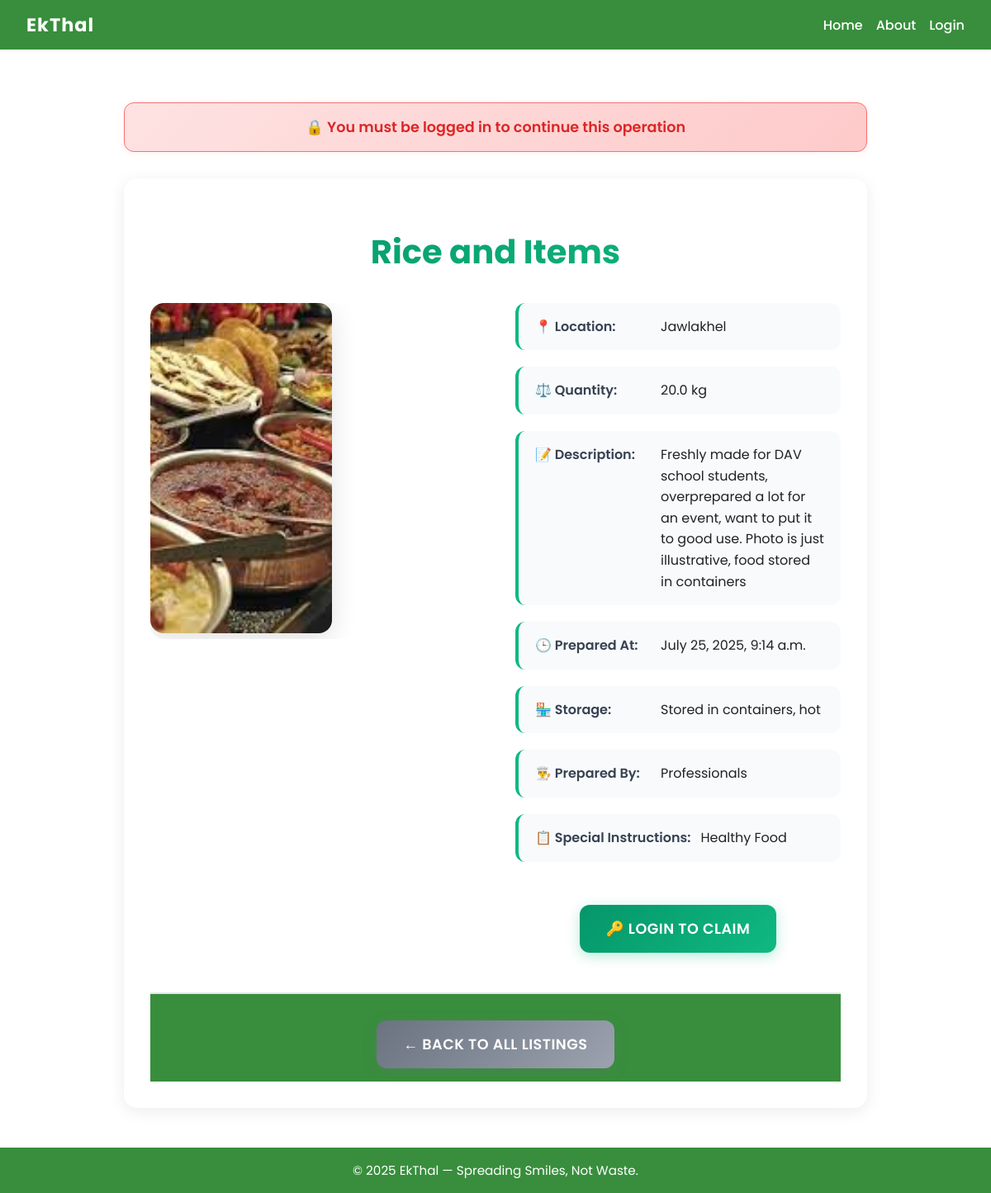
The app's page /listing/2/, older data.
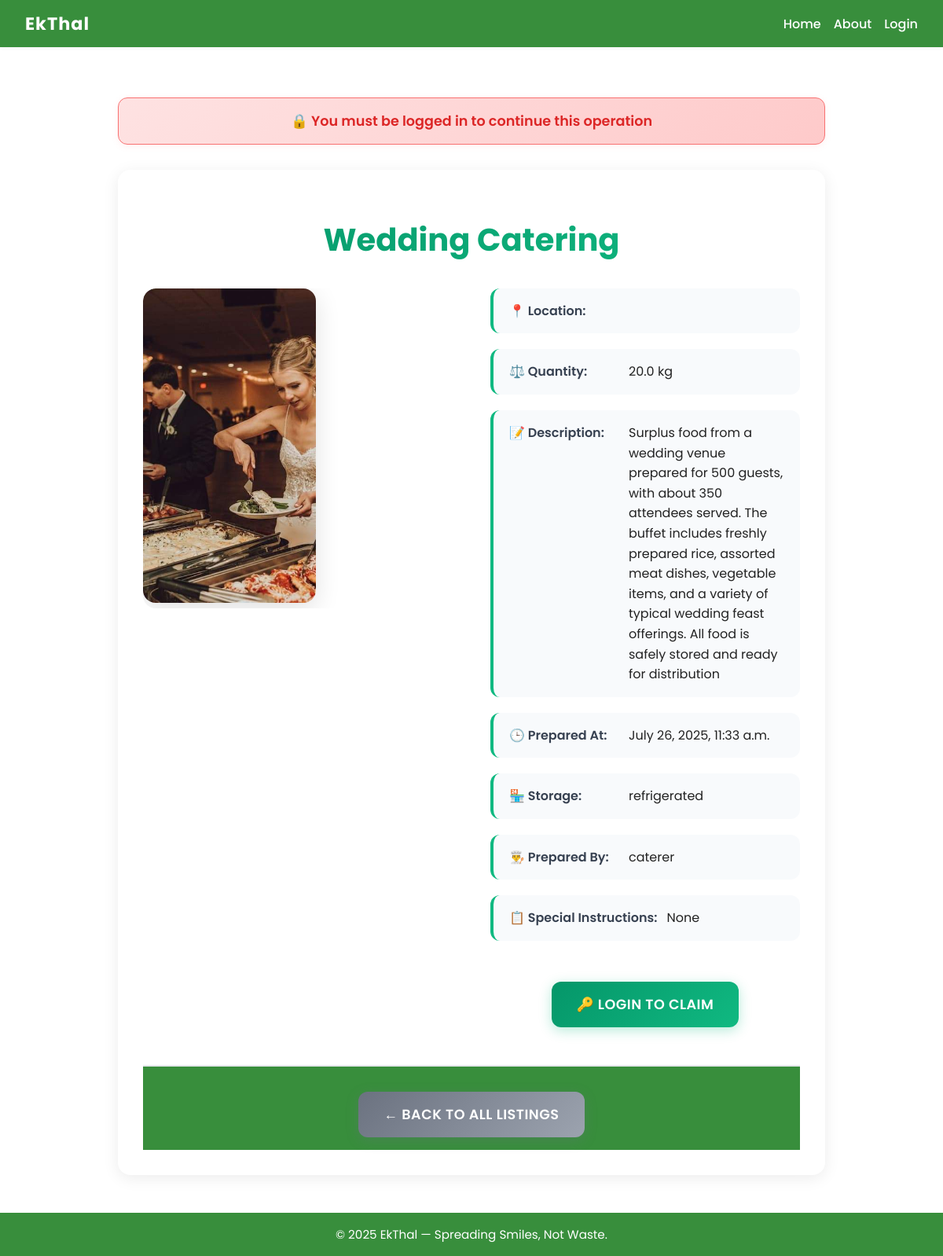
The same page, newer data.
### app/models.py (models this page shows, shortened)
class FoodListing(models.Model):
    donor = models.ForeignKey(Profile, on_delete=models.CASCADE)
    title = models.CharField(max_length=100, help_text='Required')
    description = models.TextField(help_text='Required')
    location = models.CharField(max_length=255, help_text='Required')
    latitude = models.FloatField(null=True, blank=True)
    longitude = models.FloatField(null=True, blank=True)
    quantity = models.FloatField(help_text='Quantity in kg (Required)')
    prepared_at = models.DateTimeField(null=True, blank=True, help_text='Date and hour food was prepared (Required)')
    created_at = models.DateTimeField(auto_now_add=True)
    image = models.ImageField(upload_to='food_images/', blank=True, null=True)
    ai_report = models.TextField(blank=True)
    recurring = models.BooleanField(default=False)
    storage = models.CharField(max_length=50, blank=True, help_text='Required')
    prepared_by = models.CharField(max_length=50, blank=True, help_text='Required')
    special_instructions = models.TextField(blank=True, help_text='Optional')
    status = models.CharField(max_length=20, choices=[('pending', 'Pending'), ('approved', 'Approved'), ('rejected', 'Rejected')], default='pending')

### app/views.py (the view, shortened to what this page needs)
# urls.py: path("listing/<int:listing_id>/", views.listing_detail, name="listing_detail"),
def listing_detail(request, listing_id):
    listing = get_object_or_404(FoodListing, id=listing_id)
    is_org = False
    if request.user.is_authenticated:
        user_profile = Profile.objects.get(user=request.user)
        is_org = user_profile.is_organization
    claimed_ids = set(ClaimedListing.objects.values_list('food_listing_id', flat=True))
    ai_summary = None
    ai_analysis = None
    return render(request, 'listing_detail.html', {
        'listing': listing,
        'is_org': is_org,
        'claimed_ids': claimed_ids,
        'ai_summary': ai_summary,
        'ai_analysis': ai_analysis,
    })

### app/views.py (called while the page is built)
def user_profile_context(request):
    if request.user.is_authenticated:
        try:
            return {'profile': Profile.objects.get(user=request.user)}
        except Profile.DoesNotExist:
            return {'profile': None}
    return {'profile': None}

### templates/listing_detail.html (shortened to what this page needs)
{% extends "base.html" %}
{% load static %}
{% block extra_head %}
<link rel="stylesheet" href="{% static 'styles.css' %}">
{% endblock %}
{% block content %}
{% if not user.is_authenticated %}
<div class="login-notice">
  <p>🔒 You must be logged in to continue this operation</p>
</div>
{% endif %}
<div class="listing-detail-container">
  <header>
    <h1>{{ listing.title }}</h1>
  </header>
  <div class="listing-detail-main">
    {% if listing.image %}
      <div class="image-container">
        <img src="{{ listing.image.url }}" alt="{{ listing.title }} - Food Image" class="listing-image">
      </div>
    {% endif %}
    <div class="listing-info">
      <div class="info-item">
        <p><strong>📍 Location:</strong> {{ listing.location }}</p>
      </div>
      <div class="info-item">
        <p><strong>⚖️ Quantity:</strong> {{ listing.quantity }} kg</p>
      </div>
      <div class="info-item">
        <p><strong>📝 Description:</strong> {{ listing.description }}</p>
      </div>
      <div class="info-item">
        <p><strong>🕒 Prepared At:</strong> {{ listing.prepared_at }}</p>
      </div>
      <div class="info-item">
        <p><strong>🏪 Storage:</strong> {{ listing.storage }}</p>
      </div>
      <div class="info-item">
        <p><strong>👨‍🍳 Prepared By:</strong> {{ listing.prepared_by }}</p>
      </div>
      <div class="info-item">
        <p><strong>📋 Special Instructions:</strong>
          {% if listing.special_instructions %}
            {{ listing.special_instructions }}
          {% else %}
            <span class="empty-value">None specified</span>
          {% endif %}
        </p>
      </div>
      <div class="action-buttons">
        {% if user.is_authenticated and is_org and listing.id not in claimed_ids %}
          <a href="{% url 'claim_listing' listing.id %}" class="btn-primary">
            🎯 Claim This Listing
          </a>
        {% elif not user.is_authenticated %}
          <a href="{% url 'login' %}" class="btn-primary">
            🔑 Login to Claim
          </a>
        {% else %}
          <div class="claimed-notice">
            <p>✅ This listing has been claimed</p>
          </div>
        {% endif %}
      </div>
    </div>
  </div>
  <footer class="listing-footer">
    <a href="{% url 'listings' %}" class="btn-primary">
      ← Back to All Listings
    </a>
  </footer>
</div>
{% endblock %}

Row changes from the older to the newer data that the page shows:
changed FoodListing: title "Rice and Items" → "Wedding Catering"; image: a different picture; description "Freshly made for DAV school students, overprepared a lot for an event, want to put it to good use. Photo is just illustrative, food stored in containers" → "Surplus food from a wedding venue prepared for 500 guests, with about 350 attendees served. The buffet includes freshly prepared rice, assorted meat dishes, vegetable items, and a variety of typical wedding feast offerings. All food is safely stored and ready for distribution"; prepared_at "July 25, 2025, 9:14 a.m." → "July 26, 2025, 11:33 a.m."; storage "Stored in containers, hot" → "refrigerated"; prepared_by "Professionals" → "caterer"; special_instructions "Healthy Food" → "None"; location "Jawlakhel" → (not shown)
